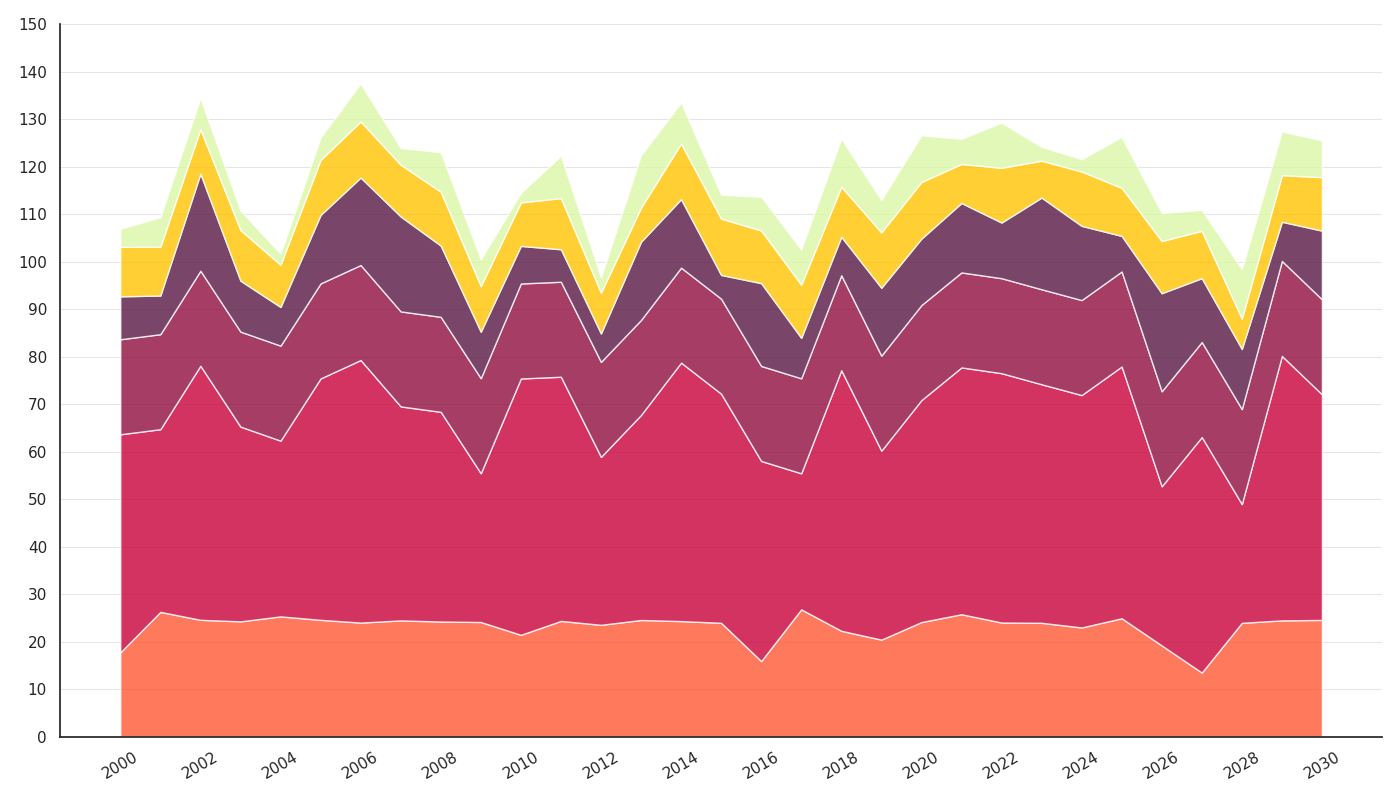

Reproduce this figure in Python.
import matplotlib.pyplot as plt
import numpy as np

years = np.arange(2000, 2031)

solar_energy = 10 + 5 * np.log1p(years - 1999) + 2 * np.sin((years - 2000) / 5)
wind_energy = 15 + 10 * np.sqrt(years - 1999) - 0.5 * (years - 2000)
hydro_energy = np.full(years.shape, 20)
geothermal_energy = 5 + 0.5 * (years - 2000) + 1 * np.sin((years - 2000) / 2)
biomass_energy = 5 + 2 * np.log1p(years - 1999)
tidal_energy = 2 + 0.3 * (years - 2000)

np.random.seed(0)
np.random.shuffle(solar_energy)
np.random.shuffle(wind_energy)
np.random.shuffle(hydro_energy)
np.random.shuffle(geothermal_energy)
np.random.shuffle(biomass_energy)
np.random.shuffle(tidal_energy)

energy_sources = np.row_stack((
    solar_energy, wind_energy, hydro_energy,
    geothermal_energy, biomass_energy, tidal_energy
))

fig, ax = plt.subplots(figsize=(14, 8))
new_colors = ['#FF5733', '#C70039', '#900C3F', '#581845', '#FFC300', '#DAF7A6']

ax.stackplot(years, energy_sources, colors=new_colors, alpha=0.8)

# Randomized line styles for x and y axis grid
ax.set_xticks(np.arange(2000, 2031, 2))
ax.set_yticks(np.arange(0, 151, 10))
ax.yaxis.grid(True, linestyle='-', linewidth=0.75, alpha=0.5)  # Changed line style

# Removed legend for a change
plt.xticks(rotation=30)  # Randomized rotation angle
plt.tight_layout()

# Randomized border visibility
ax.spines['top'].set_visible(False)
ax.spines['right'].set_visible(False)

plt.show()
